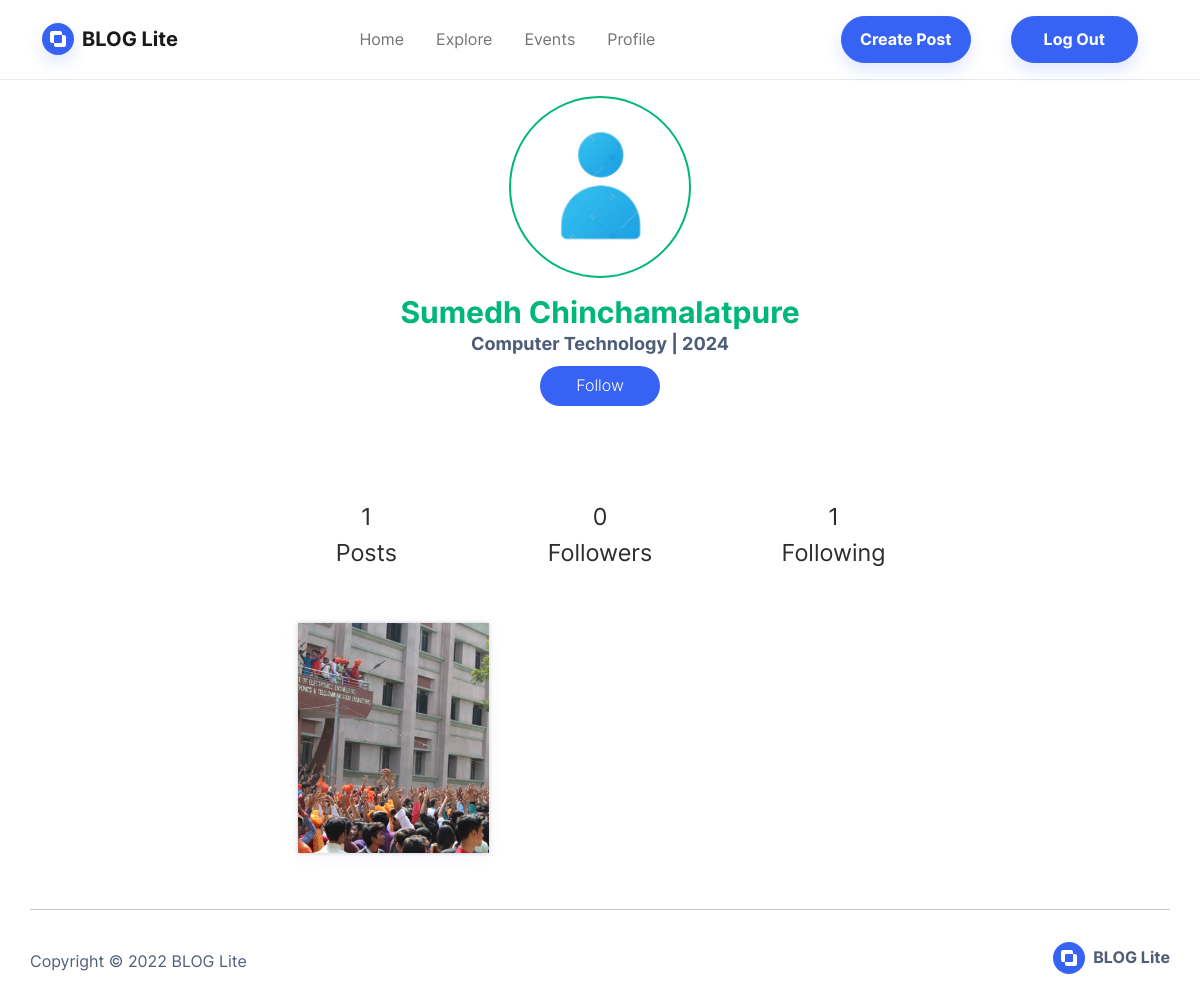
The app's page /profile/iamsumedh (signed in) with its own data.
### core/models.py (models this page shows, shortened)
class Profile(models.Model):
    user = models.ForeignKey(User, on_delete=models.CASCADE)
    userid = models.IntegerField()
    bio = models.TextField(default="",blank=True, max_length=300, null=True)
    profile_picture = models.ImageField(upload_to="profile_images", default="default.jpg")

class Post(models.Model):
    id = models.UUIDField(primary_key=True, default=uuid.uuid4)
    user = models.CharField(max_length=30)
    image = models.ImageField(upload_to="post_images" ,default='defualt.jpg')
    title = models.CharField(max_length=200)
    description = models.TextField(max_length=1000)
    created_at = models.DateTimeField(default=datetime.now)
    likes = models.IntegerField(default=0)
    post_event = models.CharField(max_length=40, default="other")
    class Meta:
        ordering = ['created_at']

### core/views.py (the view)
# urls.py: path('profile/<str:pk>', views.profile, name='profile'),
@login_required(login_url='login')
def profile(request, pk):
    is_me = (pk == request.user.username)
    follow_rel = Follow.objects.filter(following=pk, follower=request.user.username).exists()
    user_object = User.objects.get(username=pk)
    profile = Profile.objects.get(user=user_object)
    posts = Post.objects.all().filter(user=user_object)
    following = len(Follow.objects.filter(follower=pk))
    follower = len(Follow.objects.filter(following=pk))
    return render(request, 'profile.html', {'is_me' : is_me, 'posts': posts, 'profile':profile, 'follow_rel': follow_rel, 'following': following, 'follower': follower})

### templates/profile.html (shortened to what this page needs)
{% extends 'basic.html' %} {% block body %}
<section class="p-3">
    <div class="container pe-xl-0 ps-xl-0" style="width: 1400px">
        <h1
            class="fw-bold text-center ps-0 pb-0 mb-0 ps-md-0 pe-lg-0 mb-3"
            style="font-size: 40px; text-align: left;"
        >
            <img
                class="rounded-circle"
                src="{{ profile.profile_picture.url }}"
                style="
                    width: 16%;
                    aspect-ratio: 1;
                    padding: 10px;
                    object-fit: cover;
                    border:2px solid rgb(0, 183, 121);
                "
            /><br />
        </h1>
        <h1
            class="fw-bold text-center ps-0 pb-0 mb-0 ps-md-0 pe-lg-0"
            style="font-size: 30px; text-align: left"
        >
            <span style="color: rgb(0, 183, 121)"
                >
                {% if profile.user.first_name %}
                {{ profile.user.first_name }}
                {% else %}
                {{ profile.user }}
                {% endif %}
                </span
            ><br />
        </h1>
        <p
            class="fw-bold text-center"
            style="margin:auto auto;font-size: 18px; max-width: 50%; text-align: left;max-height: 4rem;overflow-y: hidden;word-wrap: normal;"
        >
            <span class="text-muted" style="color: rgb(153, 249, 217)"
                >{{ profile.bio }}</span
            ><br />
        </p>
        <h1
            class="fw-bold text-center ps-0 pb-0 mb-0 ps-md-0 pe-lg-0"
            style="font-size: 40px; text-align: left"
        >
            {% if is_me %}
            <a href="{% url 'editprofile' %}"
                ><button
                    class="btn btn-primary fs-6 fw-light text-center border-0 align-items-center align-content-center align-self-center m-auto pt-xl-1 pb-xl-1 pe-xl-2 ps-xl-2 pt-1 mt-0 pb-0 mb-0 me-0 pe-md-1 pb-md-0 mb-md-0"
                    type="button"
                    style="
                        height: 40px;
                        width: 120px;
                        font-size: 1px;
                        padding: 0px 0px;
                        text-align: center;
                    "
                >
                    edit profile
                </button></a
            >
            {% else %}
            <form action="/follow" method="POST">
                <button
                    class="btn btn-primary fs-6 fw-light text-center border-0 align-items-center align-content-center align-self-center m-auto pt-xl-1 pb-xl-1 pe-xl-2 ps-xl-2 pt-1 mt-0 pb-0 mb-0 me-0 pe-md-1 pb-md-0 mb-md-0"
                    type="submit"
                    style="
                        height: 40px;
                        width: 120px;
                        font-size: 1px;
                        padding: 0px 0px;
                        text-align: center;
                        font-weight: 800;
                    "
                >
                    {% if follow_rel %}
                        Followed
                    {% else %}
                        Follow
                    {% endif %}
                </button>
                <br />
            </form>
            {% endif %}
            <br />
        </h1>
        <h1
            class="fw-bold text-center ps-0 pb-0 mb-0 ps-md-0 pe-lg-0"
            style="font-size: 40px; text-align: left"
        >
            <br />
        </h1>
    </div>
    <div class="container text-center" style="width: 60%; font-size: 110%">
        <div class="row" style="font-size: 110%">
            <div class="col-md-4" style="font-size: 110%">
                <h3 style="text-align: center; font-size: 110%">
                    {{ posts|length }}
                </h3>
                <h3 style="text-align: center; font-size: 110%">Posts</h3>
            </div>
            <div class="col-md-4" style="font-size: 110%">
                <h3 style="text-align: center; font-size: 110%">{{follower}}</h3>
                <h3 style="text-align: center; font-size: 110%">Followers</h3>
            </div>
            <div class="col-md-4" style="font-size: 110%">
                <h3 style="text-align: center; font-size: 110%">{{following}}</h3>
                <h3 style="text-align: center; font-size: 110%">Following</h3>
            </div>
        </div>
    </div>
    <h1
        class="fw-bold text-center ps-0 pb-0 mb-0 ps-md-0 pe-lg-0"
        style="font-size: 40px; text-align: left"
    >
        <br />
    </h1>
    <div>
        <div
            class="container py-4 px-xl-5 my-xl-0 py-xl-0"
            style="
                width: 60%;
                display: grid;
                grid-template-columns: 1fr 1fr 1fr;
                gap: 1rem;
            "
        >
            {% for post in posts %}
            <div
                class="d-flex justify-content-center align-items-center"
                style="
                    width: 100%;
                    box-shadow: rgba(67, 71, 85, 0.27) 0px 0px 0.25em,
                        rgba(90, 125, 188, 0.05) 0px 0.25em 1em;
                "
            >
            <a class="img-wrapper" href="{% url 'post' post.id %}">
                <img
                    class="img-fluid inner-img"
                    src="{{post.image.url}}"
                    style="
                        width: 230px;
                        height: 230px;
                        object-fit: cover;
                        gap: 1rem;
                    "
                />
            </a>
            </div>
            {% endfor %}
        </div>
    </div>
</section>
{% endblock %}

### templates/basic.html (shortened to what this page needs)
<!DOCTYPE html>
<html lang="en">
    {% load static %}
    <head>
        <link
            rel="stylesheet"
            href="{% static 'assets/bootstrap/css/bootstrap.min.css' %}"
        />
        <link
            rel="stylesheet"
            href="{% static 'assets/css/styles.min.css' %}"
        />
        <link
            rel="stylesheet"
            href="https://cdnjs.cloudflare.com/ajax/libs/baguettebox.js/1.11.1/baguetteBox.min.css"
        />
    </head>
    <body>
        <nav
            class="navbar navbar-light navbar-expand-md sticky-top navbar-shrink py-3"
            id="mainNav"
        >
            <div class="container">
                <a class="navbar-brand d-flex align-items-center" href="/"
                    ><span
                        class="bs-icon-sm bs-icon-circle bs-icon-primary shadow d-flex justify-content-center align-items-center me-2 bs-icon"
                        ><svg
                            xmlns="http://www.w3.org/2000/svg"
                            width="1em"
                            height="1em"
                            fill="currentColor"
                            viewBox="0 0 16 16"
                            class="bi bi-exclude"
                        >
                            <path
                                d="M0 2a2 2 0 0 1 2-2h8a2 2 0 0 1 2 2v2h2a2 2 0 0 1 2 2v8a2 2 0 0 1-2 2H6a2 2 0 0 1-2-2v-2H2a2 2 0 0 1-2-2V2zm12 2H5a1 1 0 0 0-1 1v7h7a1 1 0 0 0 1-1V4z"
                            ></path></svg></span
                    ><span>BLOG Lite</span></a
                >
                <div class="collapse navbar-collapse" id="navcol-1">
                    <ul class="navbar-nav mx-auto">
                        <li class="nav-item">
                            <a class="nav-link" href="/">Home</a>
                        </li>
                        <li class="nav-item">
                            <a class="nav-link" href="{% url 'explore' %}"
                                >Explore</a
                            >
                        </li>
                        <li class="nav-item">
                            <a class="nav-link" href="{% url 'events' 'all' %}"
                                >Events</a
                            >
                        </li>
                        <li class="nav-item">
                            <a
                                class="nav-link"
                                href="{% url 'profile' request.user %}"
                                >Profile</a
                            >
                        </li>
                    </ul>
                    <a
                        class="btn btn-primary shadow"
                        role="button"
                        href="{% url 'createpost' %}"
                        style="
                            padding-left: 18px;
                            padding-right: 18px;
                            margin-left: 20px;
                            margin-right: 20px;
                        "
                        >Create Post</a
                    >
                    {% if request.user.is_authenticated %}
                    <a
                        class="btn btn-primary shadow"
                        role="button"
                        href="{% url 'logout' %}"
                        style="margin-left: 20px; margin-right: 20px"
                        >Log Out</a
                    >
                    {% endif %}
                </div>
            </div>
        </nav>
        <div id="main">
            {% block body %}
            {% endblock %}
        </div>
        <footer class="bg-primary-gradient" style="background: #ffffff">
            <div
                class="container py-4"
                style="
                    margin-top: 0px;
                    margin-bottom: 0px;
                    padding-left: 0px;
                    padding-right: 0px;
                "
            >
                <hr />
                <div
                    class="text-muted d-flex justify-content-between align-items-center pt-3"
                >
                    <p class="mb-0">Copyright © 2022 BLOG Lite</p>
                    <div class="fw-bold d-flex align-items-center mb-2">
                        <span
                            class="bs-icon-sm bs-icon-circle bs-icon-primary d-flex justify-content-center align-items-center bs-icon me-2"
                            ><svg
                                xmlns="http://www.w3.org/2000/svg"
                                width="1em"
                                height="1em"
                                fill="currentColor"
                                viewBox="0 0 16 16"
                                class="bi bi-exclude"
                            >
                                <path
                                    d="M0 2a2 2 0 0 1 2-2h8a2 2 0 0 1 2 2v2h2a2 2 0 0 1 2 2v8a2 2 0 0 1-2 2H6a2 2 0 0 1-2-2v-2H2a2 2 0 0 1-2-2V2zm12 2H5a1 1 0 0 0-1 1v7h7a1 1 0 0 0 1-1V4z"
                                ></path>
                            </svg>
                        </span>
                        <span>BLOG Lite</span>
                    </div>
                </div>
            </div>
        </footer>
    </body>
</html>

### templates/basic.html (style rules this page uses)
#main { min-height: 500px; }
.img-wrapper { overflow: hidden; }
.inner-img { transition: 0.3s; }
.img-wrapper { display: inline-block; box-sizing: border-box; }
footer { align-self: baseline; }

### records on screen
Profile: profile_picture (placeholder picture), user.first_name "Sumedh Chinchamalatpure", bio "Computer Technology | 2024"
Post: image (picture)

### other values on screen
{{ posts|length }} "1"
{{ follower }} "0"
{{ following }} "1"
